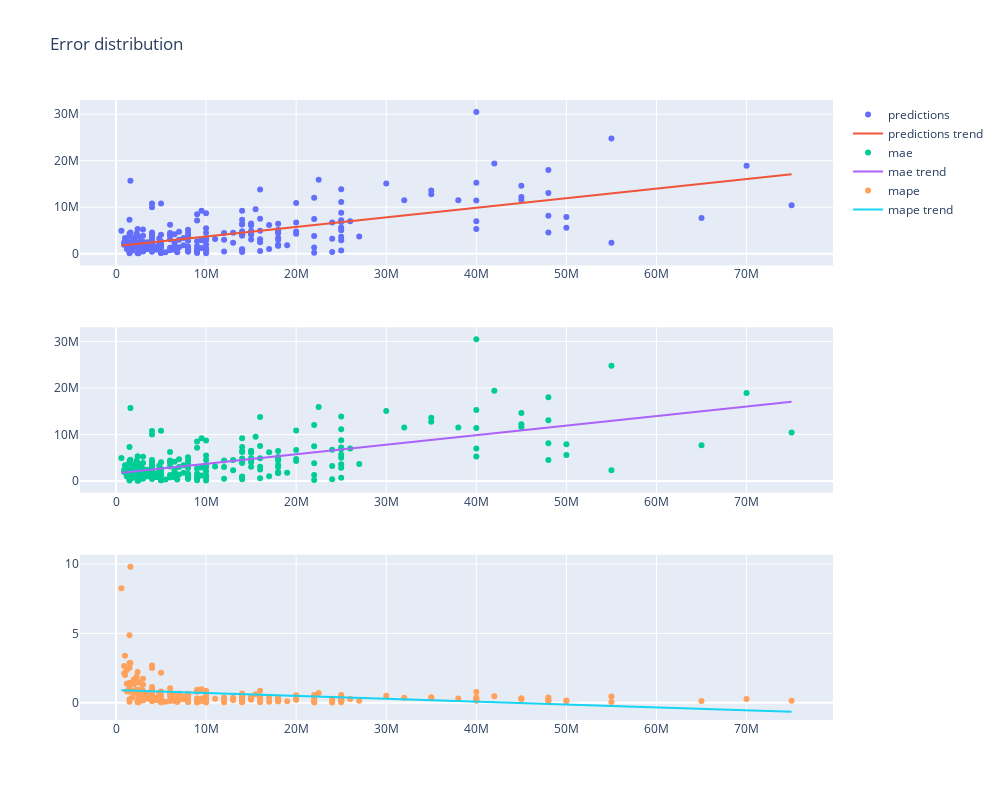

Notebook source saved alongside this figure:
### Code cell
m = CatBoost(
    target = 'marketval_0',
    features = ['age', 'season', 'window', 'loan', 'club_from_elo', 'club_to_elo', 'league_from_elo', 'league_to_elo'] + \
               td.data.columns[td.data.columns.str.contains('pos')].tolist() + \
               td.data.columns[td.data.columns.str.contains('_-')].tolist(),
    data = td.data
)
m.train_test_split()
m.scale()
m.tune_hp()
m.train()
m.inverse_scale()
m.mae()
m.mape()
m.plot_predictions()

### Figure 1 — Plotly figure (JSON) as saved in the notebook; plotly's stock layout.template omitted (floating-point values rounded to 4 significant figures; data arrays with more than 128 entries replaced by an {"elided": "..."} marker saying what was removed)
{"data": [{"mode": "markers", "name": "predictions", "type": "scatter", "x": {"elided": "240 float values"}, "xaxis": "x", "y": {"elided": "240 float values"}, "yaxis": "y"}, {"mode": "lines", "name": "predictions trend", "type": "scatter", "x": {"elided": "240 float values"}, "xaxis": "x", "y": {"elided": "240 float values"}, "yaxis": "y"}, {"mode": "markers", "name": "mae", "type": "scatter", "x": {"elided": "240 float values"}, "xaxis": "x2", "y": {"elided": "240 float values"}, "yaxis": "y2"}, {"mode": "lines", "name": "mae trend", "type": "scatter", "x": {"elided": "240 float values"}, "xaxis": "x2", "y": {"elided": "240 float values"}, "yaxis": "y2"}, {"mode": "markers", "name": "mape", "type": "scatter", "x": {"elided": "240 float values"}, "xaxis": "x3", "y": {"elided": "240 float values"}, "yaxis": "y3"}, {"mode": "lines", "name": "mape trend", "type": "scatter", "x": {"elided": "240 float values"}, "xaxis": "x3", "y": {"elided": "240 float values"}, "yaxis": "y3"}], "layout": {"height": 800, "title": {"text": "Error distribution"}, "width": 1000, "xaxis": {"anchor": "y", "domain": [0, 1]}, "xaxis2": {"anchor": "y2", "domain": [0, 1]}, "xaxis3": {"anchor": "y3", "domain": [0, 1]}, "yaxis": {"anchor": "x", "domain": [0.7333, 1]}, "yaxis2": {"anchor": "x2", "domain": [0.3667, 0.6333]}, "yaxis3": {"anchor": "x3", "domain": [0, 0.2667]}}}
